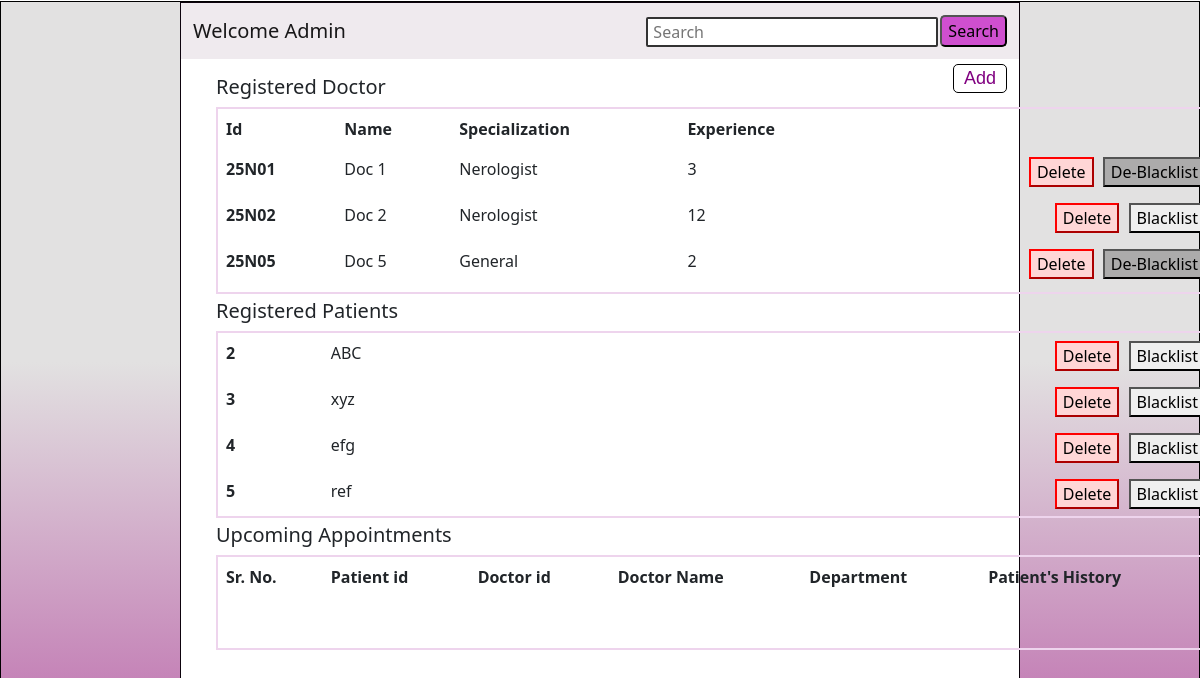
Page /admin_dash on the earlier database version.
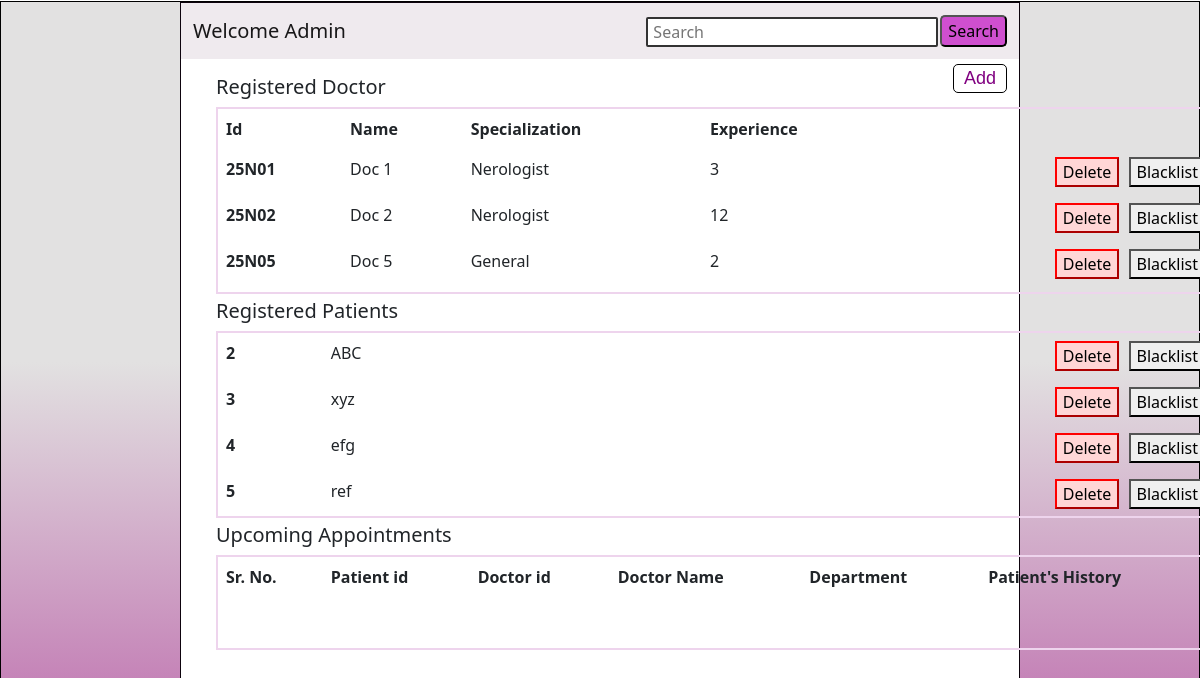
Same page on the later database version.
### application/models.py (models this page shows)
class Doctor(db.Model):
  id = db.Column(db.String(), primary_key = True)
  doctor_pass = db.Column(db.String(), nullable = False)
  doctor_name = db.Column(db.String(), nullable = False)
  doctor_specs = db.Column(db.String(), nullable = False)
  doctor_exp = db.Column(db.Integer)
  type = db.Column(db.String, default="Doctor")
  requests=db.relationship("Request", backref="doctor")

class User(db.Model):
  id = db.Column(db.Integer, primary_key = True)
  username = db.Column(db.String(), unique = True, nullable = False)
  name = db.Column(db.String(), nullable = False)
  email = db.Column(db.String(), unique = True, nullable = False)
  password = db.Column(db.String(), nullable = False)
  gender = db.Column(db.String(), default="Not Defined")
  type = db.Column(db.String(), default="Patient")
  requests=db.relationship("Request", backref="user")

### application/controllers.py (the view)
@app.route("/admin_dash")
def admin():
  all_doctor = Doctor.query.all()
  all_user = User.query.filter(User.type != "admin").all()
  appoint = Appointment.query.all()
  return render_template("admin_dash.html", all_user=all_user, all_doctor=all_doctor, made_appointment=appoint)

### Templates/admin_dash.html (shortened to what this page needs)
<!DOCTYPE html>
<html lang="en">
<head>
  <link rel="stylesheet" href="/static/style.css">
  <link href="https://cdn.jsdelivr.net/npm/bootstrap@5.0.2/dist/css/bootstrap.min.css" rel="stylesheet"
>
</head>
<body>
  <div id="main">
    <div id="canvas">
      <nav class="navbar navbar-expand-lg navbar-light bg-#efeaee">
        <div class="container">
          <a class="navbar-brand">Welcome Admin</a>
          <div class="collapse navbar-collapse" id="navbarSupportedContent">
            <form class="d-flex" action="/admin_search" method="post">
              <input class="text-box-add-doctor" type="search" placeholder="Search" aria-label="Search" name="search">
              <button class="search-button" type="submit">Search</button>
            </form>
          </div>
        </div>
      </nav>
      <p>
        <a href="/add_doctor" class="add-doctor">Add</a>
      </p>
      <h5 class="admin-dash-text">Registered Doctor</h5>
      <div id="registered-doctor">
        <table class="table table-borderless">
          <thead>
            <tr>
              <th scope="col">Id</th>
              <th scope="col">Name</th>
              <th scope="col">Specialization</th>
              <th scope="col">Experience</th>
            </tr>
          </thead>
          <tbody>
            {% for doc in all_doctor %}
            <tr>
              <th>{{doc.id}}</th>
              <td>{{doc.doctor_name}}</td>
              <td>{{doc.doctor_specs}}</td>
              <td>{{doc.doctor_exp}}</td>
              <td class="buttons">
                <button class="delete-button" onclick="document.location='/delete/{{doc.id}}'">Delete</button>
                {% if doc.type == 'blacklisted' %}
                <button class="blacklist-button"
                  onclick="document.location='/blacklist-doc/{{doc.id}}'">De-Blacklist</button>
                {% else %}
                <button class="De-Blacklist-button"
                  onclick="document.location='/blacklist-doc/{{doc.id}}'">Blacklist</button>
                {% endif %}
              </td>
            </tr>
            {% endfor %}
          </tbody>
        </table>
      </div>
      <h5 class="admin-dash-text">Registered Patients</h5>
      <div id="registered-patient">
        <table class="table table-borderless">
          <tbody>
            {% for user in all_user %}
            <tr>
              <th>{{user.id}}</th>
              <td>{{user.name}}</td>
              <td class="buttons">
                <button class="delete-button" onclick="document.location='/delete/{{user.id}}'">Delete</button>
                {% if user.type == 'blacklisted' %}
                <button class="blacklist-button"
                  onclick="document.location='/blacklist/{{user.id}}'">De-Blacklist</button>
                {% else %}
                <button class="De-Blacklist-button"
                  onclick="document.location='/blacklist/{{user.id}}'">Blacklist</button>
                {% endif %}
              </td>
            </tr>
            {% endfor %}
          </tbody>
        </table>
      </div>
      <h5 class="admin-dash-text">Upcoming Appointments</h5>
      <div id="upcoming-appointments">
        <table class="table table-borderless">
          <thead>
            <tr>
              <th scope="col">Sr. No.</th>
              <th scope="col">Patient id</th>
              <th scope="col">Doctor id</th>
              <th scope="col">Doctor Name</th>
              <th scope="col">Department</th>
              <th scope="col">Patient's History</th>
            </tr>
          </thead>
        </table>
      </div>
    </div>
  </div>
</body>
</html>

### static/style.css (style rules this page uses)
* { margin: 0px; }
#main { margin-top: 1px; border: 1px solid black; padding-top: 0px; background-color: #c177b2; background-image: linear-gradient(0deg, #c177b2 0%, #e2e1e1 50%); }
#canvas { margin:auto; height: 720px; width: 70vw; background-color: rgb(255, 255, 255); border: 1px solid rgb(13, 3, 13); }
.add-doctor { color: purple; padding-left: 10px; padding-right: 10px; font-family: Arial, Helvetica, sans-serif; font-size: large; }
.text-box-add-doctor { margin-top: 2px; margin-left: 3px; width: 292px; padding-left: 5px; border: 2px solid #333; border-radius: 2px; font-size: 16px; outline: none; }
#registered-doctor,#registered-patient { overflow-y: auto; padding-bottom: 0px; margin-left: 35px; width: 1000px; height: 187px; border: 2px solid rgb(238, 212, 237); }
#upcoming-appointments { overflow-x: hidden; overflow-y: auto; padding-bottom: 0px; margin-left: 35px; width: 1000px; height: 95px; border: 2px solid rgb(238, 212, 237); }
.buttons { float: right; }
.delete-button { background-color: rgb(255, 214, 214); border-width: 2px; border-color: red; margin-right: 5px; }

### Templates/admin_dash.html (style rules this page uses)
.add-doctor { margin-top: 5px; float: right; margin-right: 12px; border-radius: 5px; border: 1px solid black; text-decoration: none; }
.search-button { background-color: rgb(207, 79, 207); border-radius: 5px; margin-left: 2px; }
.navbar { background-color: #efeaee; }
.admin-dash-text { margin-top: 5px; margin-left: 35px; }

Differences in the rows shown:
changed Doctor "Doc 1": type "De-Blacklist" → "Blacklist"
changed Doctor "Doc 5": type "De-Blacklist" → "Blacklist"
